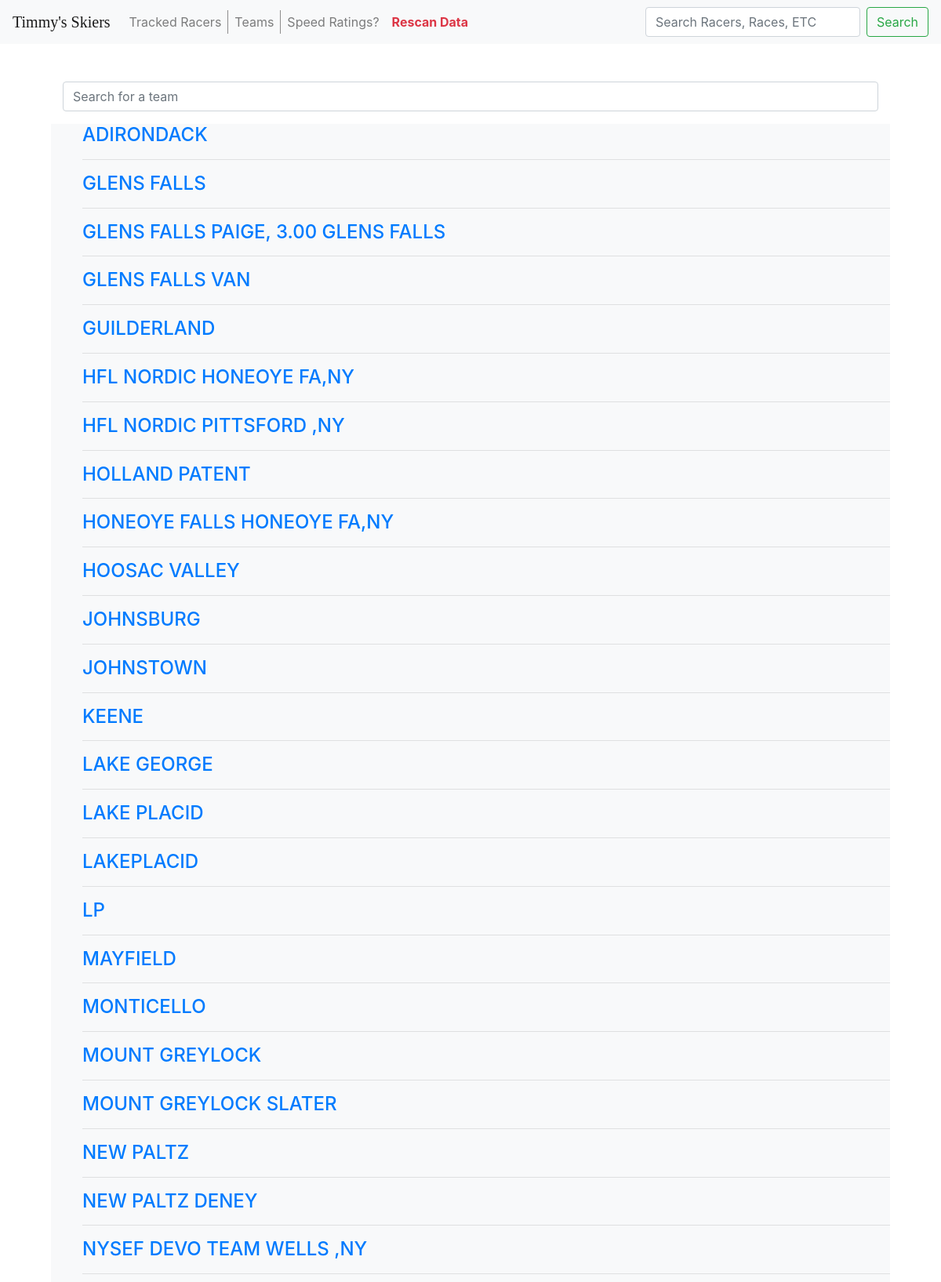
/all_teams (upper part), run on the app's committed database.
### skiers/models.py (models this page shows)
class Racer(models.Model):
    firstname = models.CharField(max_length=100)
    lastname = models.CharField(max_length=100)
    team = models.CharField(max_length=50)

### skiers/views.py (the view)
# urls.py: path("all_teams", views.all_teams, name="all_teams")
def all_teams(request):
  teams = []
  for racer2 in Racer.objects.all():
    racer2.team = " ".join(str(racer2.team).split(" ")[1:])
    teams.append(racer2.team)
  teams = sorted(list(set(teams)))
  return render(request, "skiers/all_team.html", {"teams": teams})

### skiers/templates/skiers/all_team.html (shortened to what this page needs)
{% extends "skiers/layout.html" %}
{% block body %}
<br>
<div class="container mt-4 col-11">
    <div class="row justify-content-center">
        <div class="col-12">
            <div class="form-group d-inline-block col-12">
                <input onload="var ul = document.getElementById('myList');var items = ul.getElementsByTagName('li');var items2 = ul.getElementsByTagName('hr');var searchQuery = this.value.toLowerCase();for (var i = 0; i < items.length; i++) {var item = items[i];var item2 = items2[i]; var text = item.textContent.toLowerCase();if (text.includes(searchQuery)) {item.style.display = 'block'; item2.style.display='block'} else {item.style.display = 'none'; item2.style.display='none'}};" onkeyup="var ul = document.getElementById('myList');var items = ul.getElementsByTagName('li');var items2 = ul.getElementsByTagName('hr');var searchQuery = this.value.toLowerCase();for (var i = 0; i < items.length; i++) {var item = items[i];var item2 = items2[i]; var text = item.textContent.toLowerCase();if (text.includes(searchQuery)) {item.style.display = 'block'; item2.style.display='block'} else {item.style.display = 'none'; item2.style.display='none'}};" type="text" class="form-control d-inline-block col-12" id="search" placeholder="Search for a team">
            </div>
            <div class="bg-light">
                <ul style="list-style-type: none;" id="myList">
                {% for team in teams %}
                    <li><h4><a href="teams/{{team}}">{{team}}</a></h4></li>
                    <hr>
                    {% endfor %}
                </ul>
            </div>
        </div>
    </div>
</div>
{% endblock %}

### data on the page
Racer: teams "ADIRONDACK"
Racer: teams "GLENS FALLS"
Racer: teams "GLENS FALLS PAIGE, 3.00 GLENS FALLS"
Racer: teams "GLENS FALLS VAN"
Racer: teams "GUILDERLAND"
Racer: teams "HFL NORDIC HONEOYE FA,NY"
Racer: teams "HFL NORDIC PITTSFORD ,NY"
Racer: teams "HOLLAND PATENT"
Racer: teams "HONEOYE FALLS HONEOYE FA,NY"
Racer: teams "HOOSAC VALLEY"
Racer: teams "JOHNSBURG"
Racer: teams "JOHNSTOWN"
Racer: teams "KEENE"
Racer: teams "LAKE GEORGE"
Racer: teams "LAKE PLACID"
Racer: teams "LAKEPLACID"
Racer: teams "LP"
Racer: teams "MAYFIELD"
Racer: teams "MONTICELLO"
Racer: teams "MOUNT GREYLOCK"
Racer: teams "MOUNT GREYLOCK SLATER"
Racer: teams "NEW PALTZ"
Racer: teams "NEW PALTZ DENEY"
Racer: teams "NYSEF DEVO TEAM WELLS ,NY"
